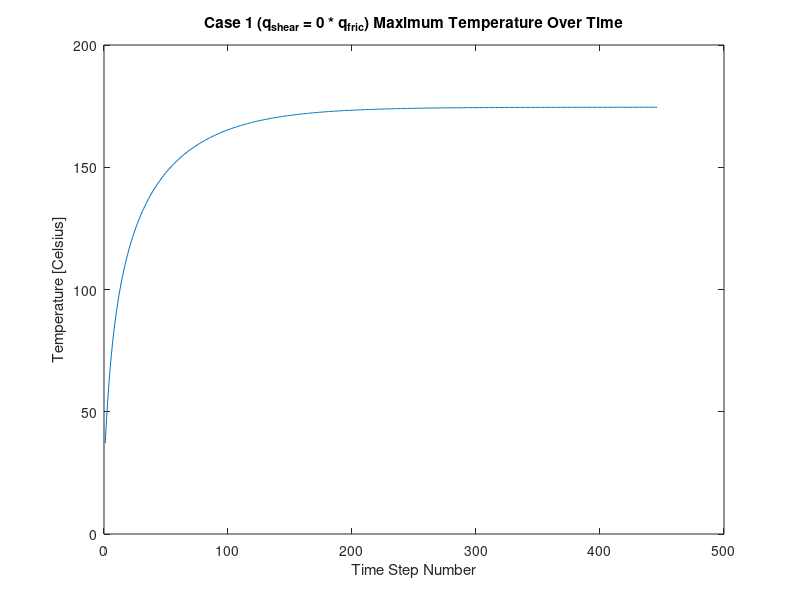

Write the MATLAB code that produced this figure. (Note: this script raises an error after producing the figure.)
%ME 3371-001 Heat Transfer Project
%Travis W.

%Background info (user inputs):
L_drill = 10 * 10^-2;  %[m]
d_drill = 5 * 10^-3;  %[m]
cut_angle = 20; %[degrees]
r = d_drill / 2; %[m]
L_cone = tand(cut_angle) * (r); %[m]
h_air = 30; %[W/m^2*K], convective heat transfer coefficient of air
k_SS = 15; %[W/m*K], conductive heat transfer coefficient of stainless steel
rho_SS = 7750; %[kg/m^3], density of stainless steel
C_p_SS = 468; %[J/kg*K], specific heat capacity of stainless steel
T_inf = 20; %[C], ambient air temp/initial drill temp in Celsius

%Differential height of nodes:
del_z_1 = (L_drill - L_cone) / 6; %[m], differential length of node in z
del_z_2 = L_cone / 3; %[m], differential length of node in cone

%Generalized area and volume formulas for each kind of node
Area_1 = (1/2) * r^2; %[m^2], bottom of top node
Area_2 = r * (del_z_1/2); %[m^2], outside of top node
Area_3 = r * del_z_1; %[m^2], outside of middle-cylinder nodes
Area_4 = (1/2) * ((3*del_z_2)/(2*tand(cut_angle)))^2; %[m^2], bottom of cylinder-cone transition node
Area_5 = (1/2) * (((2*del_z_2)/(sind(cut_angle)))-((3*del_z_2)/(2*sind(cut_angle)))) * (r+((3*del_z_2)/(2*tand(cut_angle)))); %[m^2], bone contact area for cylinder-cone transition node
Area_6 = (1/2) * (del_z_2/(2*tand(cut_angle)))^2; %[m^2], bottom of middle-cone nodes
Area_7 = (1/2) * (((3*del_z_2)/(2*sind(cut_angle)))-((del_z_2)/(2*sind(cut_angle)))) * (((3*del_z_2)/(2*tand(cut_angle)))+((del_z_2)/(2*tand(cut_angle)))); %[m^2], bone contact area for middle-cone nodes
Area_8 = (1/2) * ((del_z_2)/(2*tand(cut_angle))) * ((del_z_2)/(2*sind(cut_angle))); %[m^2], bone contact area for cone-tip node
Vol_1 = (1/2) * r^2 * (del_z_1/2); %[m^3], volume of top node
Vol_2 = (1/2) * r^2 * del_z_1; %[m^3], volume of moddle-cylinder nodes
Vol_3 = ((1/2) * r^2 * (del_z_1/2)) + (((1/6)*r^2*(del_z_2/2))-((1/6)*((3*del_z_2)/(2*tand(cut_angle)))^2*((2*del_z_2)-(del_z_2/2)))); %[m^3], volume of cylinder-cone transition node
Vol_4 = ((1/6)*((3*del_z_2)/(2*tand(cut_angle)))^2*del_z_2) - ((1/6)*(del_z_2/(2*tand(cut_angle)))^2*(((3*del_z_2)/2)-del_z_2)); %[m^3], volume of middle-cone nodes
Vol_5 = (1/6) * ((del_z_2)/(2*tand(cut_angle)))^2 * (del_z_2/2); %[m^3], volume of cone-tip node

%Heat generation at cutting tip:
F_drill = 10; %[N]
Area_cone = (pi * r^2) + (pi * r * sqrt(L_cone^2 + r^2)); %[m^2]
omega_RPM = 3000; %[RPM]
omega = omega_RPM * ((2*pi)/60); %[rad/s]
Vel = r * omega; %[m/s]
mu = 0.75; 
P_drill = F_drill/Area_cone; %[Pa] 
q_fric = mu*P_drill*Vel; %[W/m^2], calculating total frictional heat gen
q_shear_1 = 0 * q_fric; %[W/m^2], diff. assumptions to find shear heat gen
q_shear_2 = 0.5 * q_fric; %[W/m^2]
q_shear_3 = 1 * q_fric; %[W/m^2]
q_gen_1 = q_fric + q_shear_1; %[W/m^2], total heat gen with different shear value assumptions
q_gen_2 = q_fric + q_shear_2; %[W/m^2]
q_gen_3 = q_fric + q_shear_3; %[W/m^2]

%Initial heat equation matrix:
T_initial = zeros(11,1) + T_inf; %initial temperatures of room temp, with extra term for T_infinity

%Time steps and errors:
del_t = 5; %[s], time step
p_1 = 0; %initial step number for 3 cases
p_2 = 0;
p_3 = 0;
t_1 = 0; %initial total time for 3 cases
t_2 = 0;
t_3 = 0;

ea_1 = 10; %initial error to get while loop started
ea_2 = 10;
ea_3 = 10;

es = 10^-6; %stopping error

T_old_1 = T_initial; %setting first temp distribution matrix to room temp for all 3 cases
T_old_2 = T_initial;
T_old_3 = T_initial;

%f and g simplification assignments:
f_1 = (h_air*Area_2*del_t)/(rho_SS*Vol_1*C_p_SS);
f_2 = (h_air*Area_2*del_t)/(rho_SS*Vol_2*C_p_SS);
f_3 = (h_air*Area_2*del_t)/(rho_SS*Vol_3*C_p_SS);

g_1 = (k_SS*Area_1*del_t)/(rho_SS*Vol_1*C_p_SS*del_z_1);
g_2 = (k_SS*Area_1*del_t)/(rho_SS*Vol_2*C_p_SS*del_z_1);
g_3_1 = (k_SS*Area_4*del_t)/(rho_SS*Vol_3*C_p_SS*del_z_2);
g_3_2 = (k_SS*Area_1*del_t)/(rho_SS*Vol_3*C_p_SS*del_z_1);
g_4_1 = (k_SS*Area_6*del_t)/(rho_SS*Vol_4*C_p_SS*del_z_2);
g_4_2 = (k_SS*Area_4*del_t)/(rho_SS*Vol_4*C_p_SS*del_z_2);
g_5 = (k_SS*Area_6*del_t)/(rho_SS*Vol_5*C_p_SS*del_z_2);

h_1_1 = (del_t*q_gen_1*Area_5)/(rho_SS*Vol_3*C_p_SS); %node 3
h_2_1 = (del_t*q_gen_1*Area_7)/(rho_SS*Vol_4*C_p_SS); %node 2
h_3_1 = (del_t*q_gen_1*Area_8)/(rho_SS*Vol_5*C_p_SS); %node 1

h_1_2 = (del_t*q_gen_2*Area_5)/(rho_SS*Vol_3*C_p_SS); %node 3
h_2_2 = (del_t*q_gen_2*Area_7)/(rho_SS*Vol_4*C_p_SS); %node 2
h_3_2 = (del_t*q_gen_2*Area_8)/(rho_SS*Vol_5*C_p_SS); %node 1

h_1_3 = (del_t*q_gen_3*Area_5)/(rho_SS*Vol_3*C_p_SS); %node 3
h_2_3 = (del_t*q_gen_3*Area_7)/(rho_SS*Vol_4*C_p_SS); %node 2
h_3_3 = (del_t*q_gen_3*Area_8)/(rho_SS*Vol_5*C_p_SS); %node 1

%A-matrix assignments:
A_1_1 = [1,0,0,0,0,0,0,0]; %assigns all the rows for A, rows/columns seperated for easier viewing/debugging of A matrices
A_1_2 = [0,g_5+1,-g_5,0,0,0,0,0];
A_1_3 = [0,-g_4_1,g_4_2+g_4_1+1,-g_4_2,0,0,0,0];
A_1_4 = [-f_3,0,-g_3_1,g_3_1+g_3_2+f_3+1,-g_3_2,0,0,0];
A_1_5 = [-f_2,0,0,-g_2,2*g_2+f_2+1,-g_2,0,0];
A_1_6 = [-f_2,0,0,0,-g_2,2*g_2+f_2+1,-g_2,0];
A_1_7 = [-f_2,0,0,0,0,-g_2,2*g_2+f_2+1,-g_2];
A_1_8 = [-f_1,0,0,0,0,0,-g_1,g_1+f_1+1];
A_1 = [A_1_1;A_1_2;A_1_3;A_1_4;A_1_5;A_1_6;A_1_7;A_1_8]; %compiles all rows into 8x8 A matrix 
A_2_1 = [1,0,0,0,0,0,0,0];
A_2_2 = [0,g_5+1,-g_5,0,0,0,0,0];
A_2_3 = [0,-g_4_1,g_4_2+g_4_1+1,-g_4_2,0,0,0,0];
A_2_4 = [-f_3,0,-g_3_1,g_3_1+g_3_2+f_3+1,-g_3_2,0,0,0];
A_2_5 = [-f_2,0,0,-g_2,2*g_2+f_2+1,-g_2,0,0];
A_2_6 = [-f_2,0,0,0,-g_2,2*g_2+f_2+1,-g_2,0];
A_2_7 = [-f_2,0,0,0,0,-g_2,2*g_2+f_2+1,-g_2];
A_2_8 = [-f_1,0,0,0,0,0,-g_1,g_1+f_1+1];
A_2 = [A_2_1;A_2_2;A_2_3;A_2_4;A_2_5;A_2_6;A_2_7;A_2_8];
A_3_1 = [1,0,0,0,0,0,0,0];
A_3_2 = [0,g_5+1,-g_5,0,0,0,0,0];
A_3_3 = [0,-g_4_1,g_4_2+g_4_1+1,-g_4_2,0,0,0,0];
A_3_4 = [-f_3,0,-g_3_1,g_3_1+g_3_2+f_3+1,-g_3_2,0,0,0];
A_3_5 = [-f_2,0,0,-g_2,2*g_2+f_2+1,-g_2,0,0];
A_3_6 = [-f_2,0,0,0,-g_2,2*g_2+f_2+1,-g_2,0];
A_3_7 = [-f_2,0,0,0,0,-g_2,2*g_2+f_2+1,-g_2];
A_3_8 = [-f_1,0,0,0,0,0,-g_1,g_1+f_1+1];
A_3 = [A_3_1;A_3_2;A_3_3;A_3_4;A_3_5;A_3_6;A_3_7;A_3_8];

i = 1; %initializing counters for the temp tracking plot 
j = 1;
k = 1;

%==========================================================================
%CASE 1 (q_shear = 0 * q_fric):

while ea_1 > es
    p_1 = p_1 + 1; %time step counter
    t_1 = p_1 * del_t; %current time value
    c_1 = [T_old_1(1);h_3_1+T_old_1(2);h_2_1+T_old_1(3);h_1_1+T_old_1(4);T_old_1(5);T_old_1(6);T_old_1(7);T_old_1(8)]; %c matrix with heat gen consideration on cone nodes
    T_new_1 = A_1\c_1; %finds new temp matrix given A/c matrices and old temp values
    
    J_old_1 = max(T_old_1); %finds max value from old temps
    J_new_1 = max(T_new_1); %finds max value from new temps
    
    ea_1 = abs((J_new_1-J_old_1)/J_new_1); %calculates error between old and new max temp, to be compared with stopping error at beginning of next loop
    
    T_old_1 = T_new_1; %redefines old temp matrix as current new temp matrix, recalculates new-new temps given old-new temps
    
    w_1(i) = J_new_1; %these three lines compile max temp data from each while loop run to plot it on one graph after stopping
    o_1(i) = p_1;
    i=i+1;
end

plot(o_1,w_1) %plots the compiled max temp data
title('Case 1 (q_s_h_e_a_r = 0 * q_f_r_i_c) Maximum Temperature Over Time')
xlabel('Time Step Number')
ylabel('Temperature [Celsius]')

E_in_1 = q_gen_1 * Area_cone * t_1;
E_out_1 = 0;

figure %creates new figure window for heatmap plot
Z_1 = [T_new_1(8);T_new_1(7);T_new_1(6);T_new_1(5);T_new_1(4);T_new_1(3);T_new_1(2)]; %flips order of T matrix to reflect having cutting tip on bottom in heatmap
H_1 = heatmap(Z_1, 'Title', 'Steady State Temperature Distribution, Case 1'); %creates a heatmap visual of the above Z matrix w/ color based on temp values
fprintf('-----------------------Case 1:--------------------------------\n\n') %readout title
fprintf('Time to SS: %.2f seconds\n', t_1) %prints time to steady state
fprintf('Highest Nodal Temp: %.2f Celsius\n', J_new_1) %prints highest temp value in celsius
fprintf('Total Energy Into Drill Bit: %.2f Joules\n', E_in_1)
fprintf('Total Energy out of Drill Bit: %.2f Joules\n\n', E_out_1)
fprintf('-----------------------Case 2:--------------------------------\n\n')

%--------------------------------------------------------------------------
%CASE 2 (q_shear = 0.5 * q_fric):

figure
while ea_2 > es
    p_2 = p_2 + 1; %time step counter
    t_2 = p_2 * del_t; %current time value
    c_2 = [T_old_2(1);h_3_2+T_old_2(2);h_2_2+T_old_2(3);h_1_2+T_old_2(4);T_old_2(5);T_old_2(6);T_old_2(7);T_old_2(8)];
    T_new_2 = A_2\c_2; %finds new temp matrix given A/c matrices and old temp values
    
    J_old_2 = max(T_old_2); %finds max value from old temps
    J_new_2 = max(T_new_2); %finds max value from new temps
    
    ea_2 = abs((J_new_2-J_old_2)/J_new_2); %calculates error between old and new max temp, to be compared with stopping error at beginning of next loop
    
    T_old_2 = T_new_2; %redefines old temp matrix as current new temp matrix, recalculates new-new temps given old-new temps
    
    w_2(j) = J_new_2;
    o_2(j) = p_2;
    j=j+1;
end

plot(o_2,w_2) 
title('Case 2 (q_s_h_e_a_r = 0.5 * q_f_r_i_c) Maximum Temperature Over Time')
xlabel('Time Step Number')
ylabel('Temperature [Celsius]')

E_in_2 = q_gen_2 * Area_cone * t_2;
E_out_2 = 0;

figure %makes a new figure window so Matlab doesn't replace last heatmap with this one (i.e. lets all three heatmaps display at once)
Z_2 = [T_new_2(8);T_new_2(7);T_new_2(6);T_new_2(5);T_new_2(4);T_new_2(3);T_new_2(2)];
H_2 = heatmap(Z_2, 'Title', 'Steady State Temperature Distribution, Case 2'); %creates a heatmap visual of the above Z matrix w/ color based on temp values
fprintf('Time to SS: %.2f seconds\n', t_2)
fprintf('Highest Nodal Temp: %.2f Celsius\n', J_new_2)
fprintf('Total Energy Into Drill Bit: %.2f Joules\n', E_in_2)
fprintf('Total Energy out of Drill Bit: %.2f Joules\n\n', E_out_2)
fprintf('-----------------------Case 3:--------------------------------\n\n')

%--------------------------------------------------------------------------
%CASE 3 (q_shear = 1 * q_fric):

figure
while ea_3 > es
    p_3 = p_3 + 1; %time step counter
    t_3 = p_3 * del_t; %current time value
    c_3 = [T_old_3(1);h_3_3+T_old_3(2);h_2_3+T_old_3(3);h_1_3+T_old_3(4);T_old_3(5);T_old_3(6);T_old_3(7);T_old_3(8)];
    T_new_3 = A_3\c_3; %finds new temp matrix given A/c matrices and old temp values
    
    J_old_3 = max(T_old_3); %finds max value from old temps
    J_new_3 = max(T_new_3); %finds max value from new temps
    
    ea_3 = abs((J_new_3-J_old_3)/J_new_3); %calculates error between old and new max temp, to be compared with stopping error at beginning of next loop
    
    T_old_3 = T_new_3; %redefines old temp matrix as current new temp matrix, recalculates new-new temps given old-new temps
    
    w_3(k) = J_new_3;
    o_3(k) = p_3;
    k=k+1;
end

plot(o_3,w_3)
title('Case 3 (q_s_h_e_a_r = 1 * q_f_r_i_c) Maximum Temperature Over Time')
xlabel('Time Step Number')
ylabel('Temperature [Celsius]')

E_in_3 = q_gen_3 * Area_cone * t_3;
E_out_3 = 0;

figure %makes a new figure window so Matlab doesn't replace last heatmap with this one (i.e. lets all three heatmaps display at once)
Z_3 = [T_new_3(8);T_new_3(7);T_new_3(6);T_new_3(5);T_new_3(5);T_new_3(3);T_new_3(2)];
H_3 = heatmap(Z_3, 'Title', 'Steady State Temperature Distribution, Case 3'); %creates a heatmap visual of the above Z matrix w/ color based on temp values
fprintf('Time to SS: %.2f seconds\n', t_3)
fprintf('Highest Nodal Temp: %.2f Celsius\n', J_new_3)
fprintf('Total Energy Into Drill Bit: %.2f Joules\n', E_in_3)
fprintf('Total Energy out of Drill Bit: %.2f Joules\n', E_out_3)